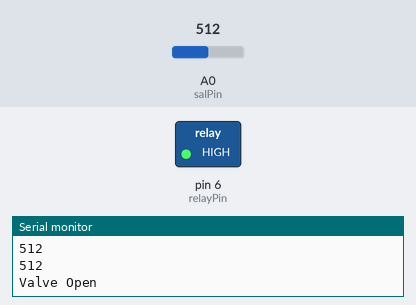
Recording of a sketch running on a simulated Arduino Uno, built with avr-gcc and run on an emulated ATmega328P. On the bench: switched loads named in the sketch (green lamp = pin HIGH), the last lines printed to the serial monitor. Inputs (shaded band) come from the test bench; at power-on: A0 (salPin) = 512.

Above: at 10.1 s.
At 11.1 s:
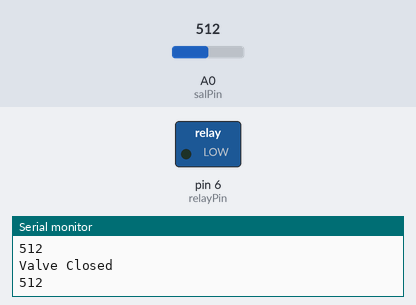
Timing chart, 0 to 12.6 s (numbered marks = the images above):
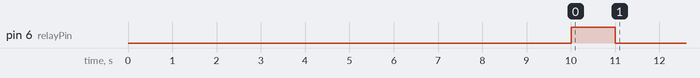

The sketch:

SalinityTest.ino
```cpp
int salPin=0;
int relayPin=6; //grey wire
int yellowpin=7; //relay on yellow line
void setup() {
	Serial.begin(9600);
	pinMode(relayPin, OUTPUT);
	/*
	pinMode(1, OUTPUT);
	Serial.write(12);
	Serial.write(22);

	Serial.write(128);
	Serial.write("raw=");
	Serial.write(148);
	Serial.write("vol=");
	*/
	Serial.println("\n\n\n\n\n");
	for (int j=0;j<20;j++)
	{
		int salSense = analogRead(salPin);
		//Serial.write(132);
		Serial.println(salSense);
		/*double volts=salSense*(5.0/1023);
		Serial.write(152)
		Serial.print(i,4);*/
		delay(500);
	}//10 seconds of data before dump
	Serial.println(analogRead(salPin));
	Serial.println("Valve Open");
	digitalWrite(relayPin, HIGH);
	delay(500);
	Serial.println(analogRead(salPin));
	delay(500);
	digitalWrite(relayPin, LOW);
	Serial.println("Valve Closed");
	//dump salty water
}

void loop(){
	int salSense = analogRead(salPin);
	//Serial.write(133);
	Serial.print(salSense);
	Serial.println("   ");
	/*
	double volts=salSense*(5.0/1023);
	Serial.write(152)
	Serial.print(volts,4);
	*/
    delay(500);
}

/*
 * 0.00% = 3
 * 0.05% = 442
 * 0.10% = 564
 * 0.15% =  600
 */


/*
create command to call the make file

analogRead=1091.6201811902(concentration)^0.2748483517
analogRead()/1091.6201811902=(concentration)^0.2748483517

output>UCL
target=(current-(current-setpoint)*gain)
						error	 *gain
							correction
output<LCL
target=(current+(current-setpoint)*gain)
						error	 *gain
							correction
*/
```
